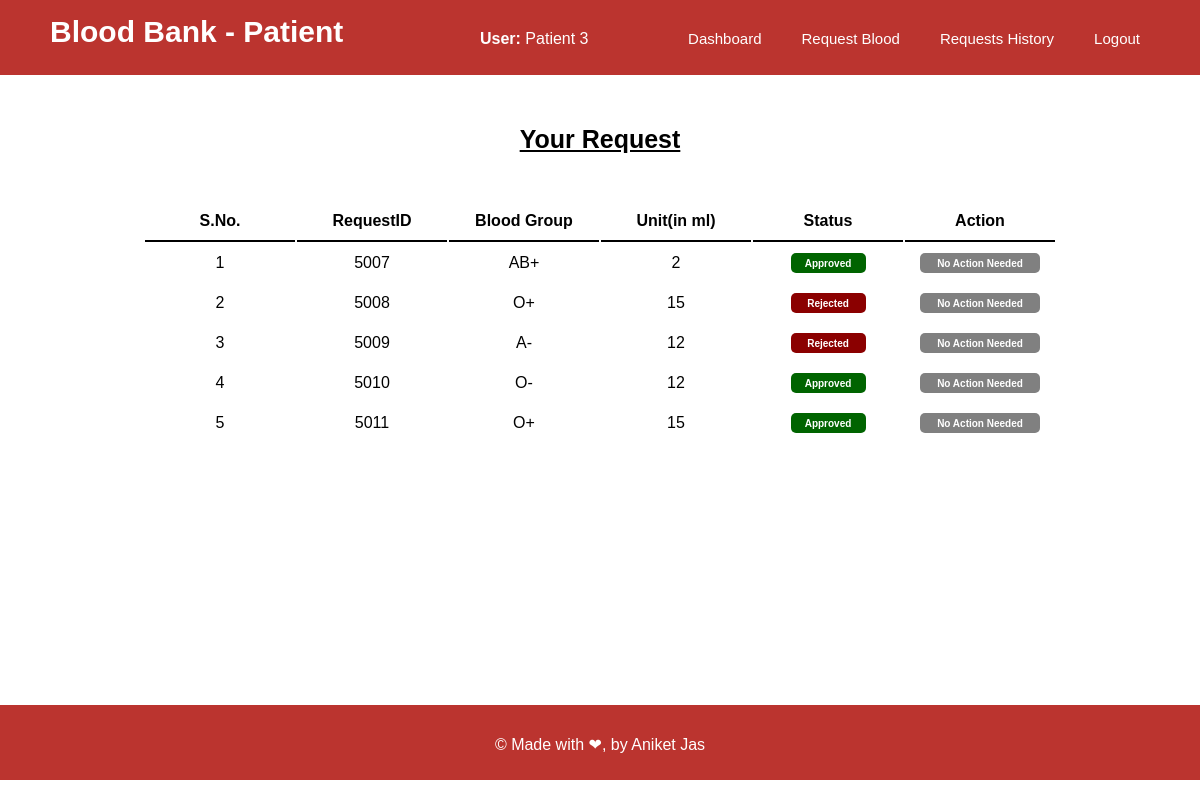
The page /patients/requestHistory.php (signed in) on the database its author committed.
### tables this page shows
CREATE TABLE `requests` (
  `patient_id` int NOT NULL,
  `no_units` int NOT NULL,
  `blood_group` varchar(5) NOT NULL,
  `reason` varchar(50) DEFAULT NULL,
  `status` int NOT NULL,
  `request_id` int NOT NULL AUTO_INCREMENT,
  PRIMARY KEY (`request_id`)
);

### patients/requestHistory.php (the view, shortened to what this page needs)
<html>
    <head>
        <link rel="stylesheet" href="../css/admindashboard.css?v=<?php echo time(); ?>">
        <link rel="stylesheet" href="../css/donordetails.css?v=<?php echo time(); ?>">
    </head>
    <body>
    <?php
        $name = $_SESSION['name'];
        $id = $_SESSION['id'];
        $sno=1;
            echo "<div class='navbar'>
            <p class='title'>Blood Bank - Patient</p>
            <p class='name'><b>User:</b> $name</p>
            <ul>
            <li><a href='patientdashboard.php'>Dashboard</a></li>
            <li><a href='requestPage.php'>Request Blood</a></li>
            <li><a href='requestHistory.php'>Requests History</a></li>
            <li><a href='../logout.php'>Logout</a></li>
            </ul>
        </div>";
        echo "<div class='contentbox tablebox'>
        <p class='heading'>Your Request</p>
        ";
        echo "
        <div class='table'><table>
        <tr>
        <th class='thead'>S.No.</th>
        <th class='thead'>RequestID</th>
        <th class='thead'>Blood Group</th>
        <th class='thead'>Unit(in ml)</th>
        <th class='thead'>Status</th>
        <th class='thead'>Action</th>
        </tr>";
        $con = mysqli_connect('localhost', 'root', '8338','bloodbank');
        $q = "select * from requests where patient_id='$id'";
        $rs = mysqli_query($con,$q);
        while($row = mysqli_fetch_array($rs)){
            echo "<tr>
        <td>$sno</td>
        <td>$row[request_id]</td>
        <td>$row[blood_group]</td>
        <td>$row[no_units]</td>";
        if($row['status'] == 0){
            echo "<td class='btn'>
                <button class='pending'>Pending</button>
            </td>
            <td class='btn'>
                <button class='edit'><a href='editRequest.php?requestID=$row[request_id]'>Edit</a></button>
                <button class='delete'><a href='deleteRequest.php?requestID=$row[request_id]'>Delete</a></button>
                </td>";
            }
        else if($row['status'] == 1){
            echo "<td class='btn'>
                <button class='approved'>Approved</button>
            </td>
            <td class='btn'>
                <button class='action'>No Action Needed</button>
                </td>";
            }
            else{
                echo "<td class='btn'>
                    <button class='rejected'>Rejected</button>
                </td>
                <td class='btn'>
                <button class='action'>No Action Needed</button>
                </td>";
            }
        echo "</tr>";
        $sno++;
    }
        echo "</table></div></div>"
        ?>
        <div class="footer">&copy; Made with &#10084;, by Aniket Jas</div>
    </body>
</html>

### css/admindashboard.css (style rules this page uses)
* { margin: 0; padding: 0; font-family: Arial, Helvetica, sans-serif; box-sizing: border-box; }
.navbar { width: 100%; height: 75px; background-color: #bb342f; }
.navbar .title { float: left; width: 40%; color: white; font-size: 30px; font-weight: 900; padding-left: 50px; padding-top: 15px; }
.navbar .name { float: left; width: 15%; color: white; padding-top: 30px; }
.navbar ul { float: left; display: flex; justify-content: flex-end; padding-right: 40px; width: 45%; }
li { float: left; list-style: none; margin: 20px; margin-top: 30px; }
li a { color: white; text-decoration: none; font-size: 15px; }
.contentbox { min-height: 72.5%; margin-bottom: 50px; display: grid; grid-template-rows: 75px auto; justify-content: center; padding-top: 50px; }
.footer { height: 75px; width: 100%; background-color: #bb342f; color: white; text-align: center; padding-top: 30px; }

### css/donordetails.css (style rules this page uses)
* { margin: 0; padding: 0; font-family: Arial, Helvetica, sans-serif; box-sizing: border-box; }
.thead, td { padding: 10px; width: 150px; text-align: center; }
.thead { border-bottom: 2px solid black; }
.tablebox { align-items: flex-start; }
.table { align-self: baseline; }
.btn { margin: 0; padding: 0; }
.footer { height: 75px; width: 100%; background-color: #bb342f; color: white; text-align: center; padding-top: 30px; }
.heading { font-size: 25px; font-weight: 800; text-align: center; text-decoration: underline; width: 100%; }
.approved, .rejected, .pending, .action { font-size: 10px; font-weight: 600; width: 50%; height: 20px; border: none; border-radius: 5px; background-color: darkgreen; color: white; }
.rejected { background-color: darkred; }
.action { width: 80%; background-color: gray; }

### rows shown on the page
requests: request_id "5007", blood_group "AB+", no_units "2", status "Approved"
requests: request_id "5008", blood_group "O+", no_units "15", status "Rejected"
requests: request_id "5009", blood_group "A-", no_units "12", status "Rejected"
requests: request_id "5010", blood_group "O-", no_units "12", status "Approved"
requests: request_id "5011", blood_group "O+", no_units "15", status "Approved"

### other values the page prints
$name "Patient 3"
